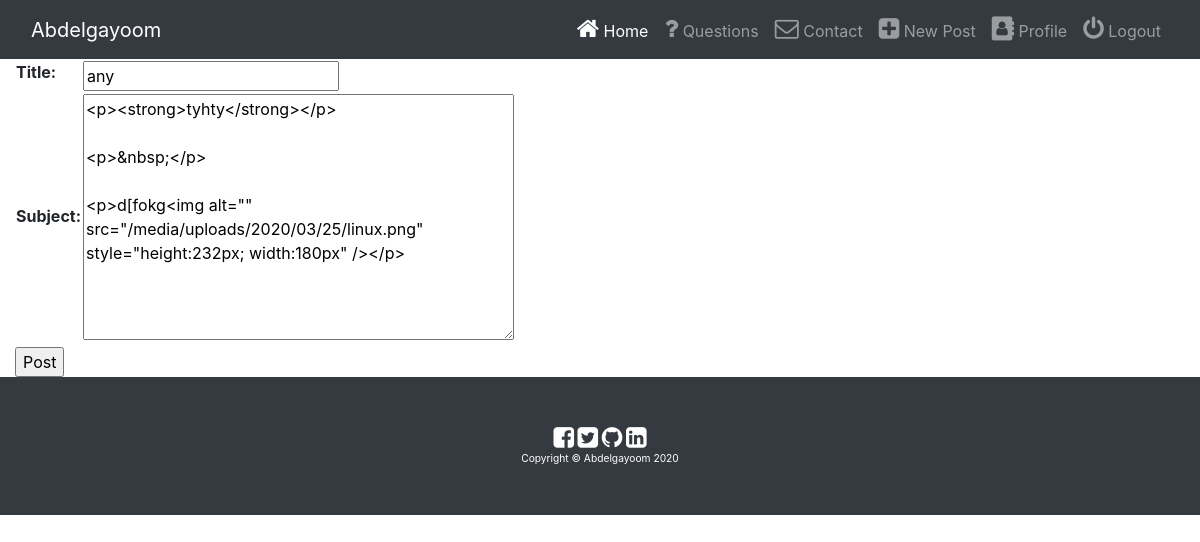
/post/10/update (signed in), run on the app's committed database.
### blog/models.py (models this page shows, shortened)
class Posts(models.Model):
    title = models.CharField(max_length=20)
    subject = RichTextUploadingField()
    date_post = models.DateTimeField(default=timezone.now, editable=False)
    author = models.ForeignKey(User, on_delete=models.CASCADE)

### blog/views.py (the view, shortened to what this page needs)
# urls.py: path('post/<int:pk>/update', views.PostUpdateView.as_view(), name='update'),
class PostUpdateView(LoginRequiredMixin, UserPassesTestMixin, UpdateView):
    model = Posts
    fields = ['title', 'subject']
    def test_func(self):
        post = self.get_object()
        if self.request.user == post.author:
            return True
        return False

### blog/templates/blog/posts_form.html (shortened to what this page needs)
{% extends 'blog/base.html' %}
{% block body %}
<form method="post">
 <table>
 {{ form.as_table }}
  </table>
<input type="submit" value="Post">
</form>
{% endblock %}

### blog/static/blog/css/style.css (style rules this page uses)
html,body { height: 100%; width: 100%; margin: 0; background-color: transparent; }
:root { --input-padding-x: 1.5rem; --input-padding-y: .75rem; }

### data on the page
Posts: title "any", subject "<p><strong>tyhty</strong></p> <p>&nbsp;</p> <p>d[fokg<img alt=\"\" src=\"/media/uploads/2020/03/25/linux.png\" style=\"height:232px; width:180px\" /></p>"
